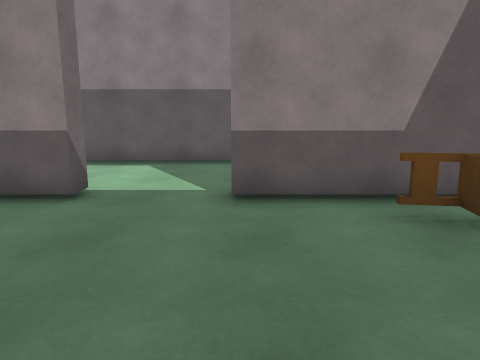
view 1 (above)

16 first-person views from a walk through a 3-D level made in the Unity game engine. The camera is 1.3 m above the floor, tilts 10° down and sees 70° across. The floor is counted in squares, 1 m on a side. Each view is taken from the middle of a square. On the plan, view 1 faces up. The plan holds only what a view shows up to about 15 squares ahead; the rest is blank. The place goes on beyond the plan. The player character is not drawn.

view 2
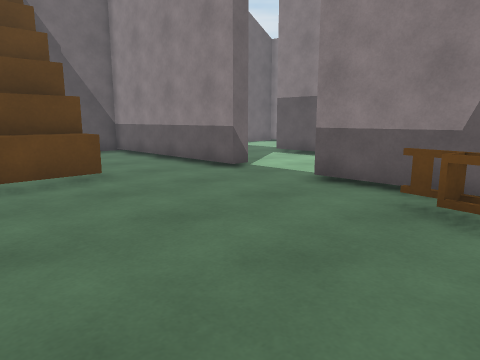

view 3
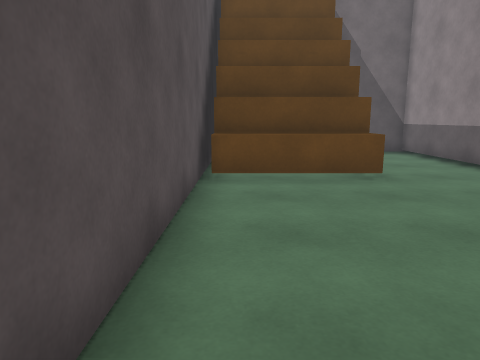

view 4
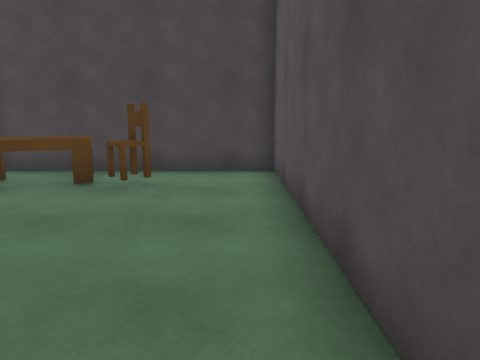

view 5
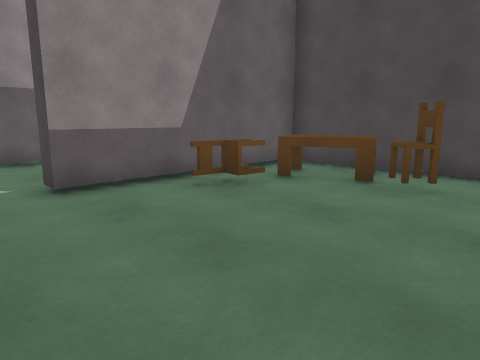

view 6
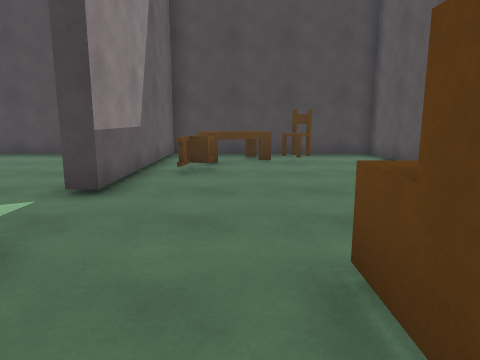

view 7
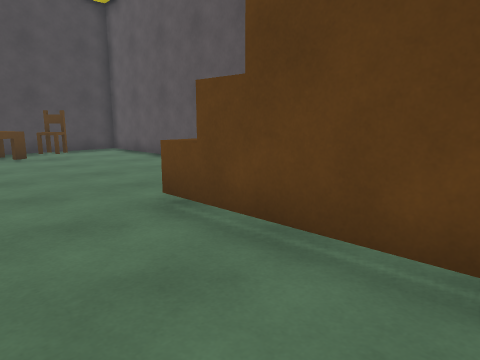

view 8
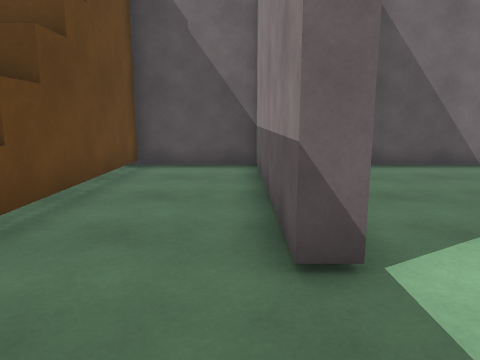

view 9
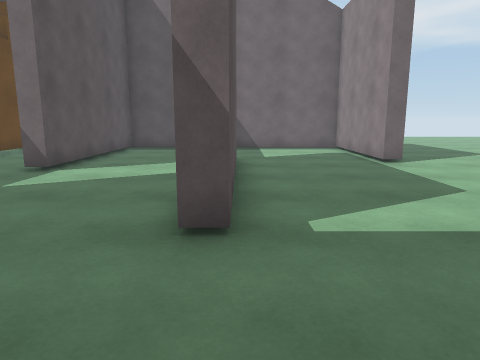

view 10
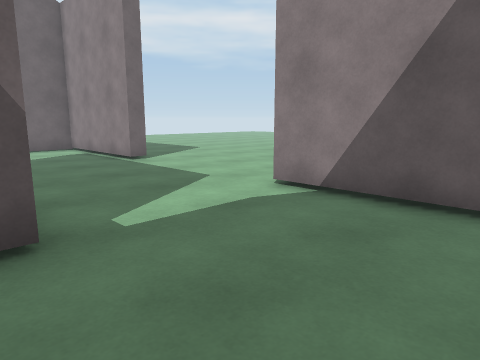

view 11
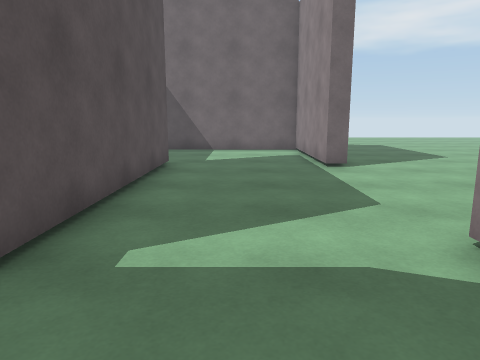

view 12
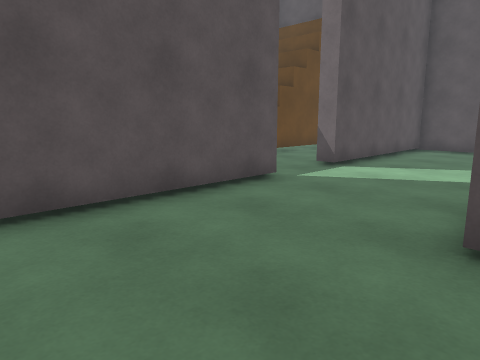

view 13
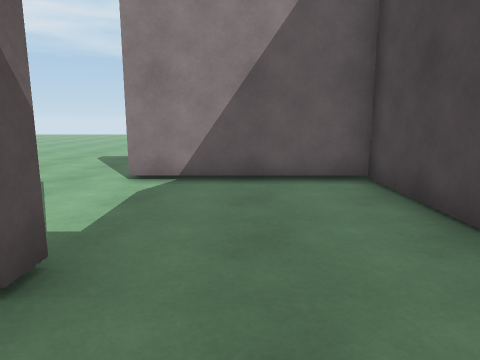

view 14
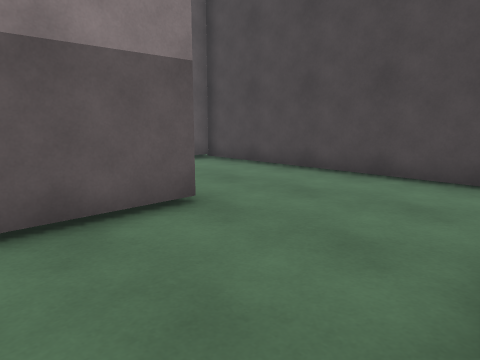

view 15
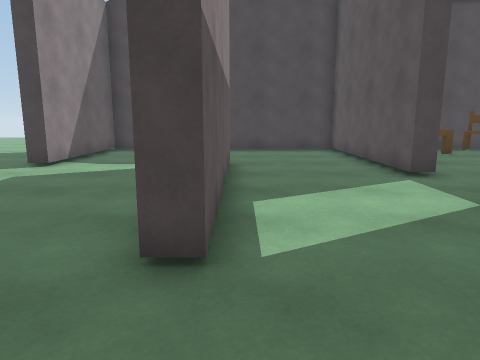

view 16
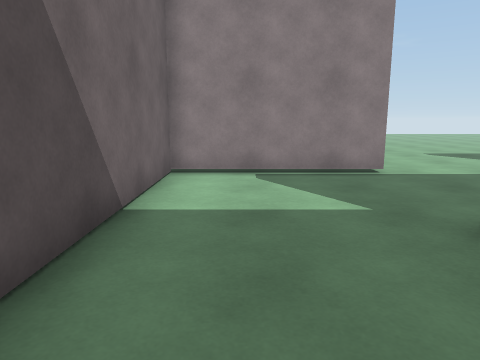

### Floor plan
Points are (right, up) in squares from view 1. A wall is a line through its corners. A room is listed if a view was taken in it or the views show most of it. See-through windows are left out.
Room 1 (views 1, 2, 3, 4, 5, 6, 7, 8)
walls: (-2.7, 5.5) (-9.7, 5.5) (-9.7, 2.1) (-3.3, 2.1); (-6.6, -1.9) (6.8, -1.9) (6.8, 5.5) (-0.1, 5.5)
low walls: (-3.3, 2.1) (-3.3, -1.6)
ways out: opening at (-1.5, 6) to room 2
objects: chair (3, 4); chair (5, 1); table (5, 3) to (5, 4)
Room 2 (views 9, 10, 11, 12, 13, 14, 15, 16)
walls: (-5.1, 10.9) (2.3, 10.9) (2.3, 10.3) (-5.1, 10.3) (-5.1, 10.9); (-4.5, 16) (-4.5, 15.4) (-9.7, 15.4) (-9.7, 6.1) (-2.7, 6.1) (-2.7, 5.5); (-0.1, 5.5) (-0.1, 6.1) (6.8, 6.1) (6.8, 15.4) (1.6, 15.4) (1.6, 16)
ways out: opening at (-1.5, 6) to room 1

Positions as (right, up) in squares from view 1, and headings:
1: (0, 0), facing up
2: (4, -1), facing up-left
3: (4, -1), facing left
4: (-2, -1), facing right
5: (-2, -1), facing up-right
6: (-6, 3), facing right
7: (-8, 5), facing down-right
8: (0, 5), facing left
9: (6, 11), facing left
10: (6, 10), facing up-left
11: (5, 13), facing left
12: (6, 11), facing down-left
13: (4, 8), facing up
14: (-1, 6), facing up-right
15: (-8, 10), facing right
16: (-8, 7), facing up
